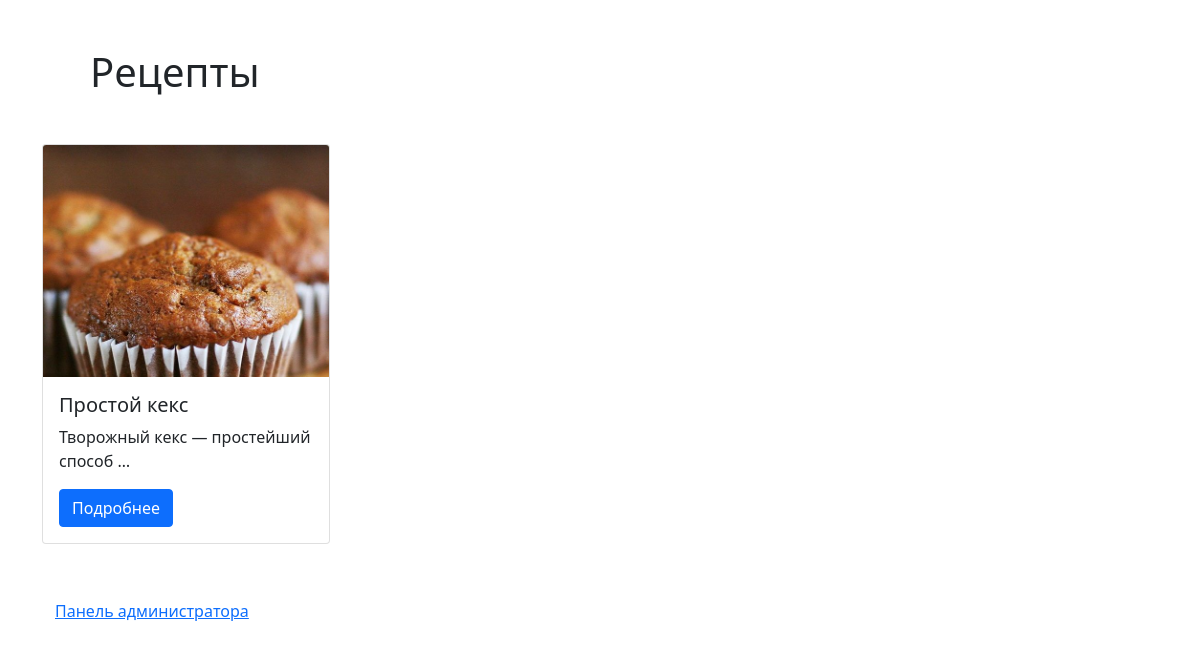
The app's page /, older data.
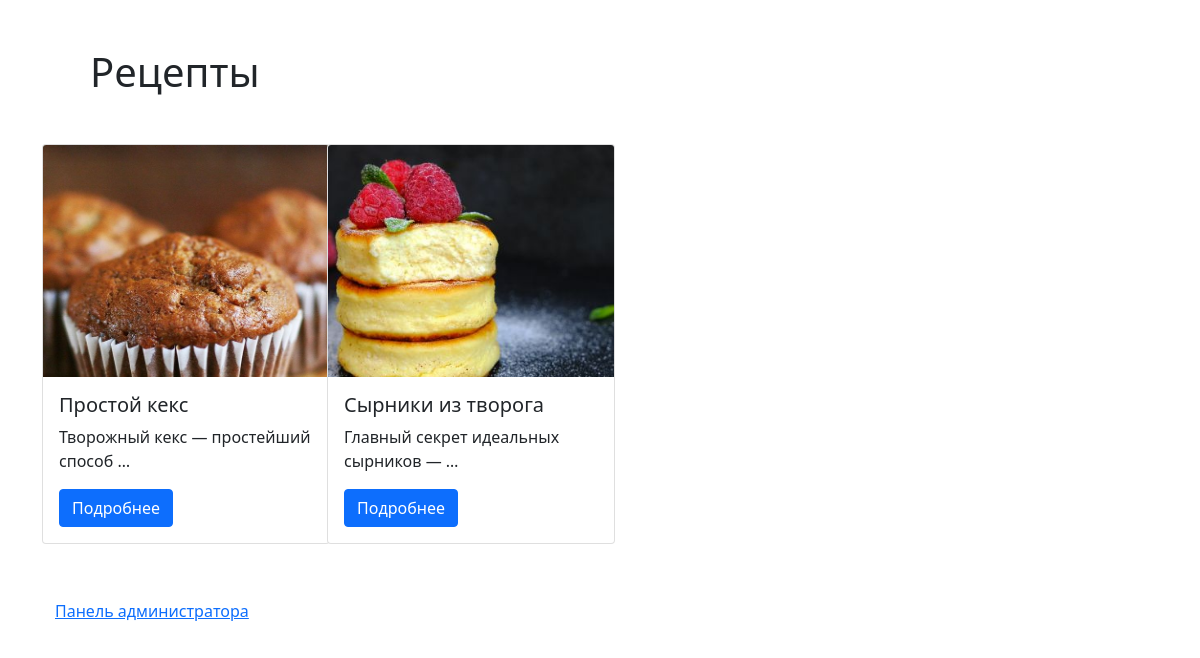
The same page, newer data.
### recipes/models.py (models this page shows, shortened)
class Recipe(models.Model):
    id_section = models.ForeignKey(Section, verbose_name="раздел", on_delete=models.SET_NULL, null=True)
    id_kitchen = models.ForeignKey(Kitchen, verbose_name="кухня", on_delete=models.SET_NULL, null=True)
    ingredients = models.ManyToManyField(Ingredients, verbose_name="ингредиенты", related_name="ingredients_recipe")
    title = models.CharField("Название рецепта", max_length=150)
    description = models.TextField("Описание")
    steps = models.TextField("Шаги приготовления")
    image = models.ImageField("Изображение", upload_to="media/", null=True)
    status = models.BooleanField("Опубликовано", default=True)
    id_user = models.ForeignKey(settings.AUTH_USER_MODEL, verbose_name="пользователь автор", on_delete=models.SET_NULL,
                                null=True)
    class Meta:
        verbose_name = "Рецепт"
        verbose_name_plural = "Рецепты"

### recipes/views.py (the view)
# urls.py: path("", views.RecipesView.as_view()),
class RecipesView(View):
    def get(self, request):
        recipes = Recipe.objects.all()
        return render(request, "recipe_list.html", {"recipe_list": recipes})

### recipes/templates/recipe_list.html (shortened to what this page needs)
<!DOCTYPE html>
{% load static %}
<html lang="en">
<head>
    <link rel="stylesheet" href="{% static 'style.css' %}">
     <link href="https://cdn.jsdelivr.net/npm/bootstrap@5.0.0-beta1/dist/css/bootstrap.min.css" rel="stylesheet">
</head>
<body>
<div class="container">
    <h1 class="m-5">Рецепты</h1>
  <div class="row justify-content-start">
        {% for recipe in recipe_list %}
    <div class="col-3">
        <div class="card" style="width: 18rem; height: 25rem;">
            <div class="overflow-hidden" style="height: 15rem;">
          <img src="{{ recipe.image.url }}" class="card-img-top" alt="...">
            </div>
          <div class="card-body">
            <h5 class="card-title">{{ recipe.title }}</h5>
            <p class="card-text">{{ recipe.description| truncatewords:5 }}</p>
            <a href="/{{ recipe.id }}" class="btn btn-primary">Подробнее</a>
          </div>
        </div>
    </div>
      {% endfor %}
  </div>
      <a href="/admin" class="btn btn-link mt-5">Панель администратора</a>
</div>
</body>
</html>

Row changes from the older to the newer data that the page shows:
added Recipe: image (picture), title "Сырники из творога", description "Главный секрет идеальных сырников — …"
